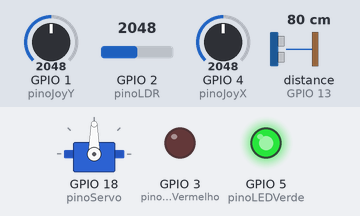
Bench run of a program on a simulated ESP32. Shown: servo, output pins drawn as LEDs (lit = HIGH). Wiring (from diagram.json): ultrasonic range finder: trigger GPIO 12; echo GPIO 13. The inputs (shaded band) are chosen by the test bench; at power-on: GPIO 4 (pinoJoyX) = 2048, distance to the obstacle (sensor on GPIO 13) 80 cm, GPIO 2 (pinoLDR) = 2048, GPIO 1 (pinoJoyY) = 2048. The echo pulse lasts 58.3 µs per cm; WiFi joins after 1.5 s; servers stay silent unless stated; uploads are accepted with an empty reply; web services answer with replies made up by the test bench; pins used as bus, display or sensor lines are not drawn; what the program prints to the serial monitor is not drawn.

Above: at 2.7 s.
2.8 s: GPIO 4 (pinoJoyX) set to 2866
At 3.3 s:
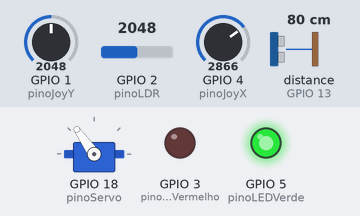
4.3 s: distance to the obstacle (sensor on GPIO 13) set to 33 cm
7.2 s: distance to the obstacle (sensor on GPIO 13) set to 27 cm
At 8.6 s:
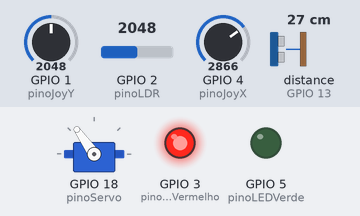
9.5 s: GPIO 4 (pinoJoyX) set to 1228
At 10.7 s:
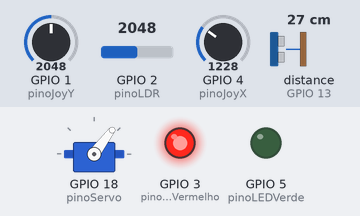
11.0 s: GPIO 2 (pinoLDR) set to 1932
At 12.8 s:
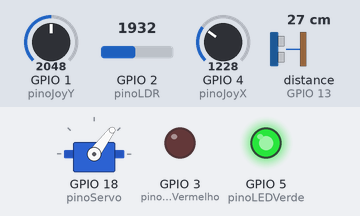
13.5 s: GPIO 4 (pinoJoyX) set to 122
At 13.8 s:
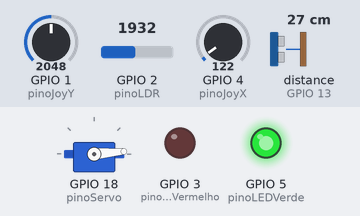
Timing chart, 0 to 16.0 s (numbered marks = the images above; inputs shaded):
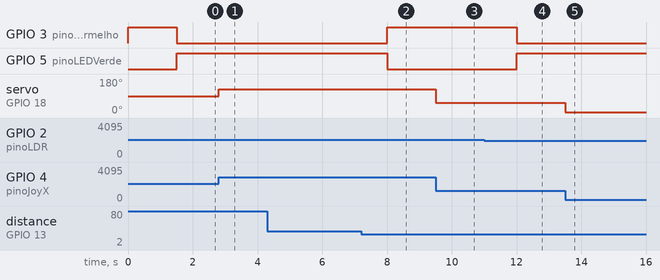

The program:

main.cpp
```cpp
#include <WiFi.h>
#include <HTTPClient.h>
#include <WiFiClientSecure.h>
#include <UrlEncode.h>
#include <ESP32Servo.h>

// ==========================
// MAPEAMENTO DE PINOS
// ==========================

// Sensor de luminosidade
const int pinoLDR = 2;

// Sensor ultrassonico HC-SR04
const int pinoTrig = 12;
const int pinoEcho = 13;

// LEDs
const int pinoLEDVerde = 5;
const int pinoLEDVermelho = 3;

// Servo motor
const int pinoServo = 18;

// Joystick
const int pinoJoyX = 4;
const int pinoJoyY = 1;

// ==========================
// OBJETO DO SERVO
// ==========================

Servo servoMotor;

// ==========================
// CONFIGURACOES DE REDE
// ==========================

const char *ssid = "SEU_WIFI_SSID";
const char *password = "SUA_WIFI_SENHA";

// ==========================
// CALLMEBOT
// ==========================

String phoneNumber = "SEU_NUMERO_COM_DDI";
String apiKey = "SUA_CALLMEBOT_API_KEY";

// ==========================
// SUPABASE
// ==========================

String supabaseUrl = "https://SEU-PROJETO.supabase.co/rest/v1/leituras";
String supabaseKey = "SUA_SUPABASE_KEY";

// ==========================
// VARIAVEIS DE CONTROLE
// ==========================

unsigned long tempoUltimaLeitura = 0;
unsigned long tempoUltimaTentativaWiFi = 0;

bool emAlerta = false;
bool objetoDetectadoAtual = false;

int anguloServo = 90;
int valorJoyX = 0;
int valorJoyY = 0;

const int limiteLuz = 2000;
const float limiteDistanciaCm = 30.0;

const unsigned long intervaloReconexaoWiFi = 5000;

// ==========================
// FUNCAO PARA LER DISTANCIA
// ==========================

float medirDistanciaCm() {
  digitalWrite(pinoTrig, LOW);
  delayMicroseconds(2);

  digitalWrite(pinoTrig, HIGH);
  delayMicroseconds(10);
  digitalWrite(pinoTrig, LOW);

  long duracao = pulseIn(pinoEcho, HIGH, 30000);

  if (duracao == 0) {
    return -1;
  }

  float distancia = duracao / 58.0;
  return distancia;
}

// ==========================
// WI-FI
// ==========================

bool wifiConectado() {
  return WiFi.status() == WL_CONNECTED;
}

void verificarWiFi() {
  if (!wifiConectado()) {
    digitalWrite(pinoLEDVerde, LOW);
    digitalWrite(pinoLEDVermelho, HIGH);

    if (millis() - tempoUltimaTentativaWiFi >= intervaloReconexaoWiFi) {
      tempoUltimaTentativaWiFi = millis();

      Serial.println("Wi-Fi desconectado!");
      Serial.println("LED vermelho aceso.");
      Serial.println("Tentando reconectar ao Wi-Fi...");

      WiFi.disconnect();
      WiFi.begin(ssid, password);
    }
  }
}

// ==========================
// CALLMEBOT
// ==========================

void sendMessage(String message) {
  if (!wifiConectado()) {
    Serial.println("Wi-Fi desconectado. Nao foi possivel enviar mensagem via CallmeBot.");
    return;
  }

  String url = "https://api.callmebot.com/whatsapp.php?phone=" + phoneNumber +
               "&apikey=" + apiKey + "&text=" + urlEncode(message);

  WiFiClientSecure client;
  client.setInsecure();

  HTTPClient http;
  http.begin(client, url);

  int httpResponseCode = http.GET();

  if (httpResponseCode == 200) {
    Serial.println("CallmeBot: mensagem enviada com sucesso via WhatsApp!");
  } else {
    Serial.print("CallmeBot: erro ao enviar mensagem. HTTP code: ");
    Serial.println(httpResponseCode);
  }

  http.end();
}

// ==========================
// SUPABASE
// ==========================

void enviarLeituraSupabase(int luminosidade, float distanciaCm, bool objetoProximo,
                           int probabilidade, int joyX, int joyY, int angulo,
                           String estadoRobo, String estadoLEDVerde,
                           String estadoLEDVermelho, String statusWifi) {
  if (!wifiConectado()) {
    Serial.println("Supabase: Wi-Fi desconectado. Dados nao enviados.");
    return;
  }

  WiFiClientSecure client;
  client.setInsecure();

  HTTPClient http;

  http.begin(client, supabaseUrl);

  http.addHeader("Content-Type", "application/json");
  http.addHeader("apikey", supabaseKey);
  http.addHeader("Authorization", "Bearer " + supabaseKey);
  http.addHeader("Prefer", "return=representation");

  String json = "{";
  json += "\"luminosidade\":" + String(luminosidade) + ",";
  json += "\"probabilidade_vida\":" + String(probabilidade) + ",";
  json += "\"distancia_cm\":" + String(distanciaCm, 2) + ",";
  json += "\"objeto_proximo\":" + String(objetoProximo ? "true" : "false") + ",";
  json += "\"joy_x\":" + String(joyX) + ",";
  json += "\"joy_y\":" + String(joyY) + ",";
  json += "\"angulo_servo\":" + String(angulo) + ",";
  json += "\"estado_robo\":\"" + estadoRobo + "\",";
  json += "\"led_verde\":\"" + estadoLEDVerde + "\",";
  json += "\"led_vermelho\":\"" + estadoLEDVermelho + "\",";
  json += "\"wifi_status\":\"" + statusWifi + "\"";
  json += "}";

  Serial.println();
  Serial.println("---------- ENVIO PARA SUPABASE ----------");
  Serial.println("JSON enviado:");
  Serial.println(json);

  int httpResponseCode = http.POST(json);

  Serial.print("Codigo HTTP Supabase: ");
  Serial.println(httpResponseCode);

  String resposta = http.getString();

  Serial.println("Resposta do Supabase:");
  Serial.println(resposta);

  if (httpResponseCode == 201) {
    Serial.println("Supabase: leitura salva com sucesso!");
  } else {
    Serial.println("Supabase: erro ao salvar leitura.");
  }

  Serial.println("-----------------------------------------");
  Serial.println();

  http.end();
}

// ==========================
// CONTROLE DO SERVO PELO JOYSTICK
// ==========================

void controlarServoPeloJoystick() {
  valorJoyX = analogRead(pinoJoyX);
  valorJoyY = analogRead(pinoJoyY);

  int novoAngulo = map(valorJoyX, 0, 4095, 0, 180);
  novoAngulo = constrain(novoAngulo, 0, 180);

  anguloServo = novoAngulo;
  servoMotor.write(anguloServo);
}

// ==========================
// SETUP
// ==========================

void setup() {
  Serial.begin(115200);

  pinMode(pinoLDR, INPUT);

  pinMode(pinoTrig, OUTPUT);
  pinMode(pinoEcho, INPUT);

  pinMode(pinoLEDVerde, OUTPUT);
  pinMode(pinoLEDVermelho, OUTPUT);

  servoMotor.attach(pinoServo);
  servoMotor.write(90);

  digitalWrite(pinoLEDVerde, LOW);
  digitalWrite(pinoLEDVermelho, HIGH);

  Serial.println("Sistema iniciado.");
  Serial.println("Componentes ativos: LDR, ultrassonico, joystick, servo, LEDs, Wi-Fi, CallmeBot e Supabase.");
  Serial.println();

  WiFi.begin(ssid, password);
  Serial.println("Conectando ao Wi-Fi...");

  while (WiFi.status() != WL_CONNECTED) {
    digitalWrite(pinoLEDVerde, LOW);
    digitalWrite(pinoLEDVermelho, HIGH);

    delay(500);
    Serial.print(".");
  }

  digitalWrite(pinoLEDVerde, HIGH);
  digitalWrite(pinoLEDVermelho, LOW);

  Serial.println();
  Serial.println("Wi-Fi conectado!");
  Serial.println("LED verde aceso.");
  Serial.print("IP do ESP32: ");
  Serial.println(WiFi.localIP());
  Serial.println();
}

// ==========================
// LOOP PRINCIPAL
// ==========================

void loop() {
  verificarWiFi();

  controlarServoPeloJoystick();

  if (millis() - tempoUltimaLeitura >= 2000) {
    tempoUltimaLeitura = millis();

    int intensidadeLuz = analogRead(pinoLDR);
    float distanciaCm = medirDistanciaCm();

    if (distanciaCm > 0 && distanciaCm <= limiteDistanciaCm) {
      objetoDetectadoAtual = true;
    } else {
      objetoDetectadoAtual = false;
    }

    int probabilidade = 0;

    if (intensidadeLuz > limiteLuz) {
      probabilidade += 40;
    }

    if (objetoDetectadoAtual) {
      probabilidade += 60;
    }

    String estadoRobo;
    String estadoLEDVerde;
    String estadoLEDVermelho;

    bool wifiOk = wifiConectado();

    if (!wifiOk) {
      digitalWrite(pinoLEDVerde, LOW);
      digitalWrite(pinoLEDVermelho, HIGH);

      estadoRobo = "ERRO DE WIFI";
      estadoLEDVerde = "APAGADO";
      estadoLEDVermelho = "ACESO";
    } else if (probabilidade <= 75) {
      emAlerta = false;

      digitalWrite(pinoLEDVerde, HIGH);
      digitalWrite(pinoLEDVermelho, LOW);

      estadoRobo = "EXPLORACAO NORMAL";
      estadoLEDVerde = "ACESO";
      estadoLEDVermelho = "APAGADO";
    } else {
      digitalWrite(pinoLEDVerde, LOW);
      digitalWrite(pinoLEDVermelho, HIGH);

      estadoRobo = "ALERTA";
      estadoLEDVerde = "APAGADO";
      estadoLEDVermelho = "ACESO";

      if (!emAlerta) {
        emAlerta = true;
        sendMessage("Alerta! Alta probabilidade de vida detectada no planeta.");
      }
    }

    Serial.println("========== LEITURA DO SISTEMA ==========");

    Serial.println("ROBO");
    Serial.println("Estado do robo: LIGADO");
    Serial.print("Modo atual: ");
    Serial.println(estadoRobo);

    Serial.println();

    Serial.println("LDR / SENSOR DE LUZ");
    Serial.print("Valor bruto do LDR: ");
    Serial.println(intensidadeLuz);
    Serial.print("Limite configurado: ");
    Serial.println(limiteLuz);
    Serial.print("Condicao de luz: ");
    Serial.println(intensidadeLuz > limiteLuz ? "Luz adequada" : "Luz baixa ou inadequada");

    Serial.println();

    Serial.println("SENSOR ULTRASSONICO");
    Serial.print("Distancia medida: ");

    if (distanciaCm < 0) {
      Serial.println("Sem leitura valida");
    } else {
      Serial.print(distanciaCm, 2);
      Serial.println(" cm");
    }

    Serial.print("Limite de deteccao: ");
    Serial.print(limiteDistanciaCm);
    Serial.println(" cm");

    Serial.print("Objeto proximo: ");
    Serial.println(objetoDetectadoAtual ? "SIM" : "NAO");

    Serial.println();

    Serial.println("JOYSTICK");
    Serial.print("Valor eixo X: ");
    Serial.println(valorJoyX);
    Serial.print("Valor eixo Y: ");
    Serial.println(valorJoyY);

    Serial.println();

    Serial.println("SERVO MOTOR");
    Serial.print("Angulo atual do servo: ");
    Serial.print(anguloServo);
    Serial.println(" graus");

    Serial.println();

    Serial.println("LEDS");
    Serial.print("LED verde: ");
    Serial.println(estadoLEDVerde);
    Serial.print("LED vermelho: ");
    Serial.println(estadoLEDVermelho);

    Serial.println();

    Serial.println("WI-FI");
    Serial.print("Status: ");
    Serial.println(wifiOk ? "CONECTADO" : "DESCONECTADO");
    Serial.print("IP: ");
    if (wifiOk) {
      Serial.println(WiFi.localIP());
    } else {
      Serial.println("Sem IP");
    }

    Serial.println();

    Serial.println("PROBABILIDADE DE VIDA");
    Serial.print("Probabilidade calculada: ");
    Serial.print(probabilidade);
    Serial.println("%");

    if (!wifiOk) {
      Serial.println("Mensagem: Wi-Fi desconectado. LED vermelho aceso.");
    } else if (probabilidade <= 75) {
      Serial.println("Mensagem: Exploracao normal. Nenhum indicio relevante detectado.");
    } else {
      Serial.println("Mensagem: ALERTA! Alta probabilidade de vida detectada!");
    }

    Serial.println("========================================");
    Serial.println();

    enviarLeituraSupabase(
        intensidadeLuz, distanciaCm, objetoDetectadoAtual, probabilidade,
        valorJoyX, valorJoyY, anguloServo, estadoRobo, estadoLEDVerde,
        estadoLEDVermelho, wifiOk ? "CONECTADO" : "DESCONECTADO");
  }
}
```

Measured:
- the behaviour switches between 30 and 29 cm on distance to the obstacle (sensor on GPIO 13) (found by bisection; images 1 and 2)
- the behaviour switches between 2001 and 2000 on GPIO 2 (pinoLDR) (found by bisection; images 3 and 4)
- after the input at 2.8 s, servo on GPIO 18 (pinoServo): 90° → 125° at once
- after the input at 4.3 s, every drawn part: stays the same
- after the input at 7.2 s, GPIO 3 (pinoLEDVermelho): LOW → HIGH after 0.81 s; GPIO 5 (pinoLEDVerde): HIGH → LOW after 0.81 s
- after the input at 9.5 s, servo on GPIO 18 (pinoServo): 125° → 53° at once
- after the input at 11.0 s, GPIO 3 (pinoLEDVermelho): HIGH → LOW after 1.0 s; GPIO 5 (pinoLEDVerde): LOW → HIGH after 1.0 s
- after the input at 13.5 s, servo on GPIO 18 (pinoServo): 53° → 5° at once
